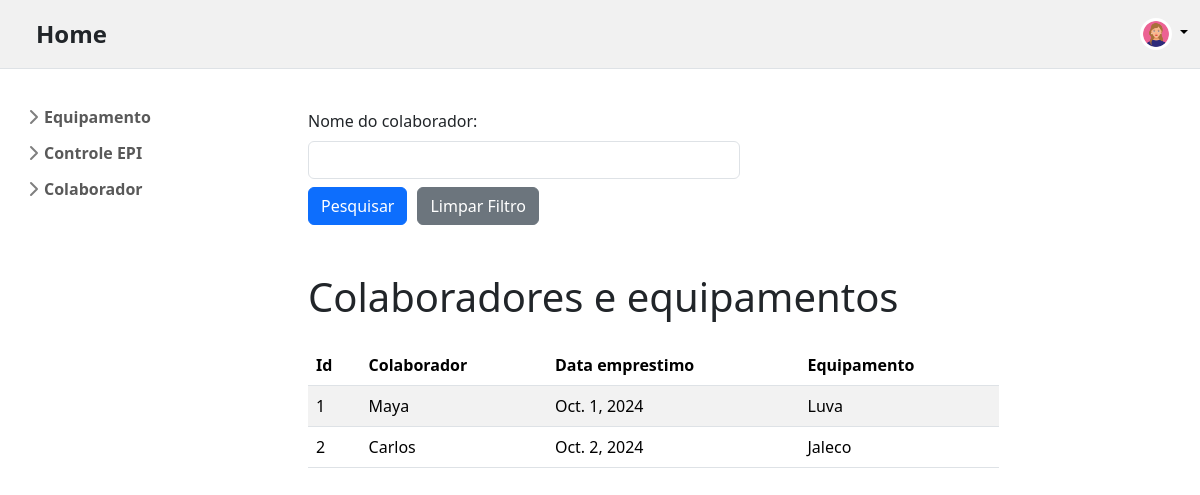
The page /relatorioColaborador/ on the database its author committed.
### app_produtos/models.py (models this page shows, shortened)
class RegistrarAcao(models.Model):
    nome_colaborador = models.CharField(max_length=100)
    nome_equipamento = models.CharField(max_length=100)
    data_emprestimo = models.DateField()
    data_prevista_devolucao = models.DateField()
    status = models.CharField(max_length=100)
    condicoes = models.CharField(max_length=100)

### app_produtos/views.py (the view)
# urls.py: path("relatorioColaborador/", views.relatorio_colaborador, name="relatorio_colaborador"),
def relatorio_colaborador(request):
    values = RegistrarAcao.objects.all()
    nome_colaborador = request.GET.get('nome_colaborador')
    nome_equipamento = request.GET.get('nome_equipamento')
    data_emprestimo = request.GET.get('data_emprestimo')
    if nome_colaborador:
        values = values.filter(nome_colaborador__icontains=nome_colaborador)
    return render(request, 'app_produtos/globals/relatorioColaborador.html', {
        "registro_acao": values,
        "nome_colaborador": nome_colaborador
    })

### app_produtos/templates/app_produtos/globals/relatorioColaborador.html (shortened to what this page needs)
{% extends "app_produtos/index.html" %}
{% block content %}
<div class="container justify-content-center mt-2">
  <form action="{% url 'relatorio_colaborador' %}" method="get" >
    <div class="form-group">
      <label class="form-label" for="nome_colaborador">Nome do colaborador:</label>
      <input class="form-control w-50" type="text" name="nome_colaborador" id="nome_colaborador" value="{{ nome_colaborador|default:'' }}"/>
    </div>
    <div class="d-flex mt-2" style="gap: 10px;">
        <button class="w-10 btn btn-primary btn-md"  type="submit">Pesquisar</button>
        <a class="w-10 btn btn-secondary btn-md" href="{% url 'relatorio_colaborador' %}">Limpar Filtro</a>
      </div>
  </form>
</div>
{% if registro_acao %}
<div class="container mt-5">
  <h1 class="text-start mb-4" >Colaboradores e equipamentos</h1>
  <table class="table table-striped" style="width: 80%;">
    <thead>
      <tr>
        <th>Id</th>
        <th>Colaborador</th>
        <th>Data emprestimo</th>
        <th>Equipamento</th>
      </tr>
    </thead>
    <tbody>
      {% for item in registro_acao %}
      <tr>
        <td>{{ item.id }}</td>
        <td>{{ item.nome_colaborador }}</td>
        <td>{{ item.data_emprestimo }}</td>
        <td>{{ item.nome_equipamento }}</td>
      </tr>
      {% endfor %}
    </tbody>
  </table>
</div>
{% else %}
<div class="container mt-3">
  <p class="text-center h3">Nenhum colaborador encontrado</p>
</div>
{% endif %} {% endblock content %}

### rows shown on the page
RegistrarAcao: id "1", nome_colaborador "Maya", data_emprestimo "Oct. 1, 2024", nome_equipamento "Luva"
RegistrarAcao: id "2", nome_colaborador "Carlos", data_emprestimo "Oct. 2, 2024", nome_equipamento "Jaleco"
